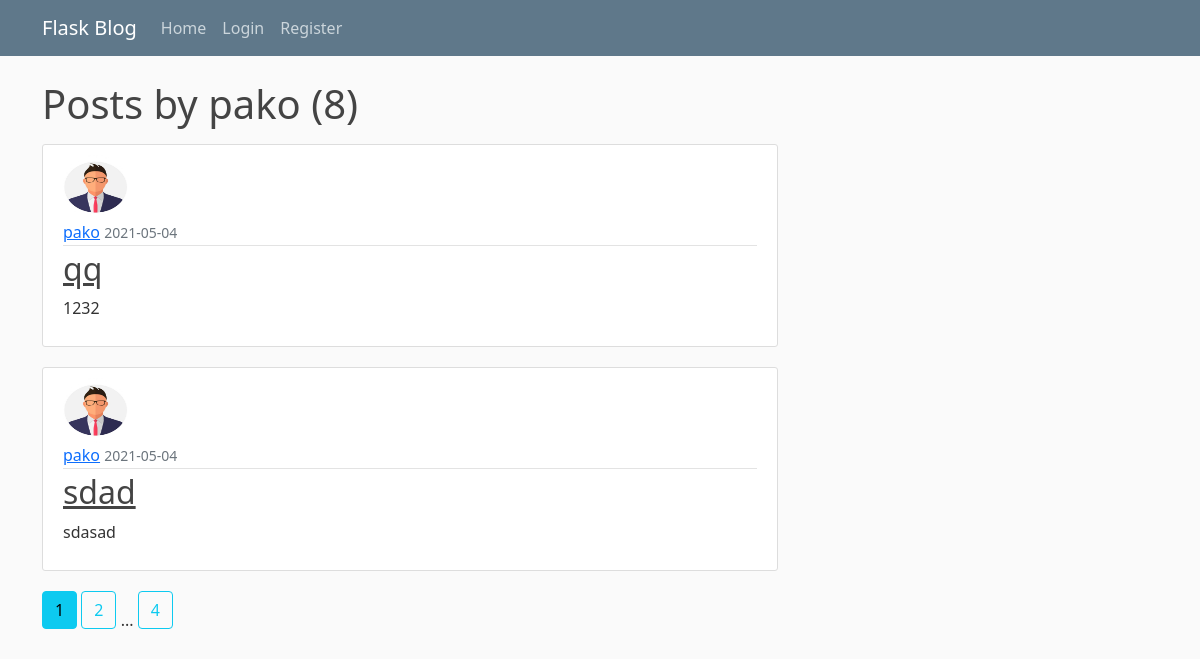
Page /user/pako on the committed database.
### flaskbook/modelss.py (models this page shows, shortened)
class User(db.Model, UserMixin):
    id = db.Column(db.Integer, primary_key=True)     #ovde mora da stoji ime id!!!, jer u suportnom za login nece da radi, odnosno @login_manager ne moze da nadje id pod drugim imenom izgleda
    usernamee = db.Column(db.String(20), unique=True, nullable=False)
    emaill = db.Column(db.String(120), unique=True, nullable=False)
    picture = db.Column(db.String(20), nullable=False, default='default.jpg')
    passwordd = db.Column(db.String(60), nullable=False)
    posts = db.relationship('Post', backref='author', lazy=True)

class Post(db.Model):
    idd = db.Column(db.Integer, primary_key=True)
    titlee = db.Column(db.String(100), nullable=False)
    date_posted = db.Column(db.DateTime, nullable=False, default=datetime.utcnow)
    contentt = db.Column(db.Text, nullable=False)
    user_idd = db.Column(db.Integer, db.ForeignKey('user.id'), nullable=False)

### flaskbook/users/routes.py (the view)
@users.route("/user/<string:usernammme>")
def user_posts(usernammme):
    stranica = request.args.get('pageee', 1, type=int)
    userko = User.query.filter_by(usernamee=usernammme).first_or_404()
    posts = Post.query.filter_by(author=userko).order_by(Post.date_posted.desc()).paginate(page=stranica, per_page=2)
    return render_template('user_posts.html', posts=posts, user=userko)

### flaskbook/templates/user_posts.html
{% extends "layout.html" %}
{% block content %}
    <h1 class="mb-3">Posts by {{ user.usernamee }} ({{ posts.total }})</h1>
    {% for post in posts.items %}
        <article class="media content-section">
            <img class="rounded-circle article-img" src="{{ url_for('static', filename='profile_pics/' + post.author.picture) }}">
          <div class="media-body">
            <div class="article-metadata">
              <a class="mr-2" href="{{ url_for('users.user_posts', usernammme=post.author.usernamee)}}">{{ post.author.usernamee }}</a>
              <small class="text-muted">{{ post.date_posted.strftime('%Y-%m-%d') }}</small>
            </div>
            <h2><a class="article-title" href="{{ url_for('posts.postff', post_idi=post.idd) }}">{{ post.titlee }}</a></h2>
            <p class="article-content">{{ post.contentt }}</p>
          </div>
        </article>
    {% endfor %}
    {% for page_num in posts.iter_pages(left_edge=1, right_edge=1, left_current=1, right_current=2) %}
        {% if page_num %}
            {% if posts.page == page_num %}
                <a class="btn btn-info mb-4" href="{{ url_for('users.user_posts',usernammme=user.usernamee, pageee=page_num) }}">{{ page_num }}</a>
            {% else %}
                <a class="btn btn-outline-info mb-4" href="{{ url_for('users.user_posts',usernammme=user.usernamee, pageee=page_num) }}">{{ page_num }}</a>
            {% endif %}
        {% else %}
            ...
        {% endif %}
    {% endfor %}
{% endblock content %}

### flaskbook/templates/layout.html (shortened to what this page needs)
<!DOCTYPE html>
<html lang="en">
<head>
    <link href="https://cdn.jsdelivr.net/npm/bootstrap@5.0.0-beta3/dist/css/bootstrap.min.css" rel="stylesheet">
    <link rel="stylesheet" type="text/css" href="{{ url_for('static', filename='style.css') }}">
</head>
    <body>
     <header class="site-header">
        <nav class="navbar navbar-expand-md navbar-dark bg-steel fixed-top">
          <div class="container">
            <a class="navbar-brand mr-4" href="/">Flask Blog</a>
            <div class="collapse navbar-collapse" id="navbarToggle">
              <div class="navbar-nav mr-auto">
                <a class="nav-item nav-link" href="{{ url_for('main.home') }}">Home</a>
              </div>
              <div class="navbar-nav">
                {% if current_user.is_authenticated %}
                    <a class="nav-item nav-link" href="{{ url_for('posts.new_post') }}">New Post</a>
                    <a class="nav-item nav-link" href="{{ url_for('users.profile') }}">Profile</a>
                    <a class="nav-item nav-link" href="{{ url_for('users.logout') }}">Logout</a>
                {% else %}
                    <a class="nav-item nav-link" href="{{ url_for('users.login') }}">Login</a>
                    <a class="nav-item nav-link" href="{{ url_for('users.registration') }}">Register</a>
                {% endif %}
              </div>
            </div>
          </div>
        </nav>
  </header>
    <main role="main" class="container">
        <div class="row">
            <div class="col-md-8">
            {% block content %}{% endblock %}
            </div>
        </div>
    </main>
</body>
</html>

### flaskbook/static/style.css (style rules this page uses)
body { background: #fafafa; color: #333333; margin-top: 5rem; }
h1, h2, h3, h4, h5, h6 { color: #444444; }
.bg-steel { background-color: #5f788a; }
.site-header .navbar-nav .nav-link { color: #cbd5db; }
.content-section { background: #ffffff; padding: 10px 20px; border: 1px solid #dddddd; border-radius: 3px; margin-bottom: 20px; }
.article-title { color: #444444; }
.article-content { white-space: pre-line; }
.article-img { height: 65px; width: 65px; margin-right: 16px; }
.article-metadata { padding-bottom: 1px; margin-bottom: 4px; border-bottom: 1px solid #e3e3e3 }

### rows in the picture
User: usernamee "pako"
Post: picture (placeholder picture), author.usernamee "pako", date_posted "2021-05-04", titlee "qq", contentt "1232"
Post: picture (placeholder picture), author.usernamee "pako", date_posted "2021-05-04", titlee "sdad", contentt "sdasad"

### other values in the picture
{{ posts.total }} "8"
{{ page_num }} "1"
{{ page_num }} "2" "4"
